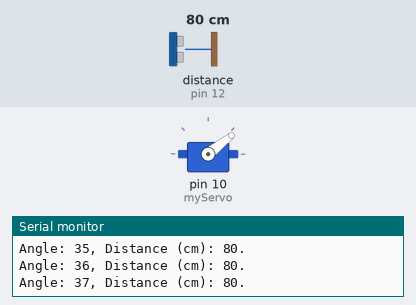
Simulated run of this sketch. Board: Arduino Nano, built with avr-gcc and run on an emulated ATmega328P. Shown: servo, the last lines printed to the serial monitor. Wiring (inferred from the names in the program): ultrasonic range finder: trigger pin 11; echo pin 12. Inputs (shaded band) come from the test bench; at power-on: distance to the obstacle (sensor on pin 12) 80 cm. The echo pulse lasts 58.3 µs per cm.

Above: at 1.29 s.
1.3 s: distance to the obstacle (sensor on pin 12) set to 2 cm
At 1.9 s:
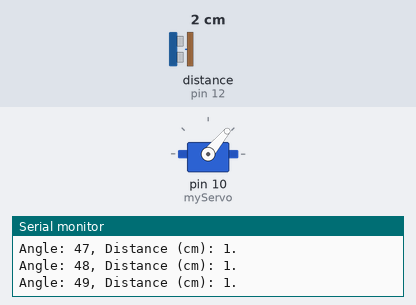
4.3 s: distance to the obstacle (sensor on pin 12) set to 9 cm
At 8.6 s:
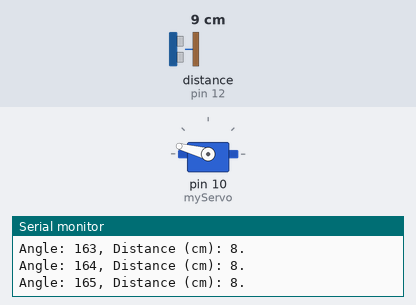
10.3 s: distance to the obstacle (sensor on pin 12) set to 35 cm
At 11.31 s:
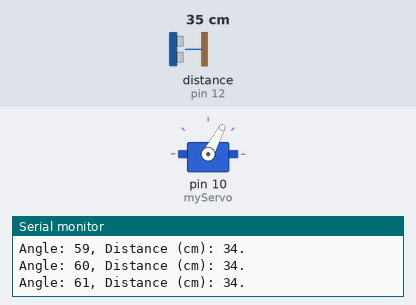
Timing chart, 0 to 19.3 s (numbered marks = the images above; inputs shaded):
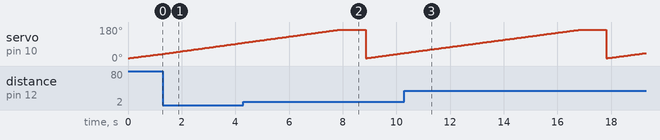

The sketch:

Arduino_Sonar_Lab.ino
```cpp
// Includes the Servo library
#include <Servo.h>.

// Defines Tirg and Echo pins of the Ultrasonic Sensor
const int Trig = 11;
const int Echo = 12;
// Variables for the duration and the distance
long duration;
int distance;

int CoAbs(int x)
{
  if (x<0)
  {
    x = -x;
  }
  return x;
}

Servo myServo; // Creates a servo object for controlling the servo motor

void setup() {
  pinMode(Trig, OUTPUT); // Sets the trigPin as an Output
  pinMode(Echo, INPUT); // Sets the echoPin as an Input
  Serial.begin(9600);
  myServo.attach(10); // Defines on which pin is the servo motor attached
}
void loop() {
  int objJump = 0;
  int oldDis = 0;
  int objDis1 = 0;
  int objAng1 = 0;
  int objDis2 = 0;
  int objAng2 = 0;
  int state = 0;

  // rotates the servo motor from 15 to 165 degrees
  for(int i=15;i<=165;i++){

  myServo.write(i);
  delay(50);
  distance = calculateDistance();// Calls a function for calculating the distance measured by the Ultrasonic sensor for each degree


  Serial.print("Angle: "); // Sends addition character right next to the previous value needed later in the Processing IDE for indexing
  Serial.print(i); // Sends the current degree into the Serial Port
  Serial.print(", "); // Sends addition character right next to the previous value needed later in the Processing IDE for indexing
  Serial.print("Distance (cm): "); // Sends addition character right next to the previous value needed later in the Processing IDE for indexing
  Serial.print(distance); // Sends the distance value into the Serial Port
  Serial.println("."); // Sends addition character right next to the previous value needed later in the Processing IDE for indexing
  objJump = CoAbs(oldDis - distance);

  if(i!=16 && i != 17 && i != 18)
  {
  if(distance >= 23){
  if(state == 1)
  {
    if(objJump >= 15)
    {
    objDis2 = oldDis;
    objAng2 = i;
    state = 2;
    }
  }
  }
  }
  if(i != 16 && i != 17 && i != 18)
  {
  if(distance <= 23){
  if(state == 0)
  {
  if(objJump >= 15)
  {
    objDis1 = distance;
    objAng1 = i;
    state = 1;
  }
  }
  }
  }

  oldDis = distance;

  }

  if(state == 2)
  {
  float robjAng = float(objAng2 - objAng1) * 0.01745;

  int objWidth = (sqrt((pow(objDis1,2) + pow(objDis2,2)) - ((2 * objDis1 * objDis2) * cos(robjAng))));
  Serial.print("Width: ");
  Serial.println(objWidth);
  }
  delay(1000);
}


// Function for calculating the distance measured by the Ultrasonic sensor
int calculateDistance(){

  digitalWrite(Trig, LOW);
  delayMicroseconds(2);
  // Sets the trigPin on HIGH state for 10 micro seconds
  digitalWrite(Trig, HIGH);
  delayMicroseconds(10);
  digitalWrite(Trig, LOW);
  duration = pulseIn(Echo, HIGH); // Reads the echoPin, returns the sound wave travel time in microseconds
  distance= duration/29/2; // to distance in centimeters
  return distance;
}
```
